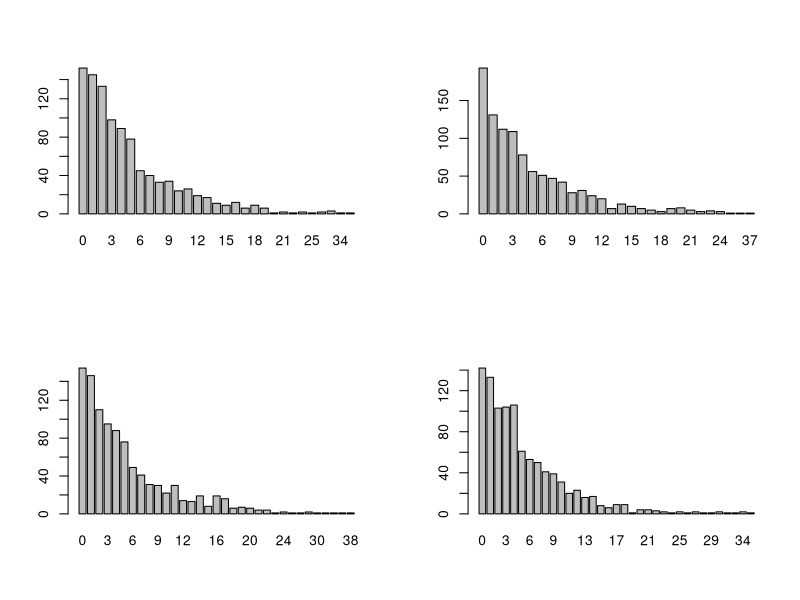
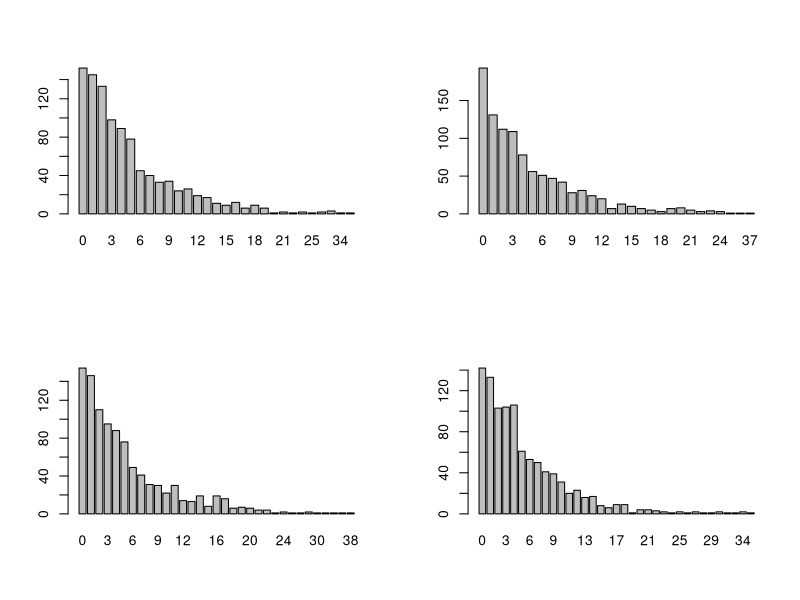

R code for these plots, in order:
## ---- chunk 1
#| label = "setup",
#| include = FALSE
knitr::opts_chunk$set(echo = TRUE)
library(kableExtra)
## ---- chunk 2
#| echo = F
rm(list = ls())
## ---- chunk 3
par( mfrow= c(2,2) )
for (i in 1:4) {
  set.seed(100*i)
  xilia_paixnidia <- rgeom(1000, 1/6)
  pin_syxn <- table(xilia_paixnidia)
  barplot(pin_syxn)
}
## ---- chunk 4
dgeom(7, 1/6)
## ---- chunk 5
#| eval = F
par( mfrow= c(2,2) )
for (i in 1:4) {
  set.seed(100*i)
  xilia_paixnidia <- rgeom(1000, 1/6)
  pin_syxn <- table(xilia_paixnidia)
  barplot(pin_syxn)
}
dgeom(7, 1/6)
